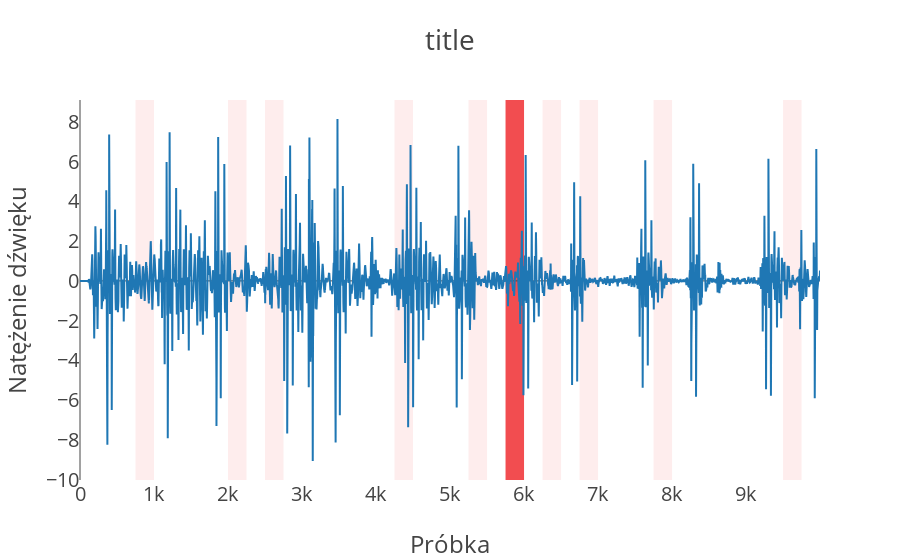

The cell this chart's notebook holds for it:
### Code cell
error_idx = 2318
label = test_labels[error_idx]
print("label was: {}".format(label))
explainer = LimeTimeSeriesExplanation(feature_selection='auto', verbose=False)
explanations = explainer.explain_instance(timeseries=test_set[error_idx], num_features=10, training_set=TRAINING_SET[:100],
                                          num_samples=250, num_slices=40,
                                          classifier_fn=lime_lr_predict)

plot_lime_explanation(explanations=explanations, instance=test_set[error_idx])

### Figure 1 — Plotly figure (JSON) as saved in the notebook; plotly's stock layout.template omitted (floating-point values rounded to 4 significant figures; data arrays with more than 128 entries replaced by an {"elided": "..."} marker saying what was removed)
{"data": [{"mode": "lines", "type": "scatter", "uid": "b767e68a-ecca-11e8-93df-2816ade465e7", "x": {"elided": "10000 int values"}, "y": {"elided": "10000 float values"}}], "layout": {"font": {"size": 20}, "shapes": [{"fillcolor": "#f24d50", "layer": "below", "line": {"width": 0}, "opacity": 1, "type": "rect", "x0": 5750, "x1": 6000, "xref": "x", "y0": 0, "y1": 1, "yref": "paper"}, {"fillcolor": "#f24d50", "layer": "below", "line": {"width": 0}, "opacity": 0.1, "type": "rect", "x0": 7750, "x1": 8000, "xref": "x", "y0": 0, "y1": 1, "yref": "paper"}, {"fillcolor": "#f24d50", "layer": "below", "line": {"width": 0}, "opacity": 0.1, "type": "rect", "x0": 750, "x1": 1000, "xref": "x", "y0": 0, "y1": 1, "yref": "paper"}, {"fillcolor": "#f24d50", "layer": "below", "line": {"width": 0}, "opacity": 0.1, "type": "rect", "x0": 9500, "x1": 9750, "xref": "x", "y0": 0, "y1": 1, "yref": "paper"}, {"fillcolor": "#f24d50", "layer": "below", "line": {"width": 0}, "opacity": 0.1, "type": "rect", "x0": 5250, "x1": 5500, "xref": "x", "y0": 0, "y1": 1, "yref": "paper"}, {"fillcolor": "#f24d50", "layer": "below", "line": {"width": 0}, "opacity": 0.1, "type": "rect", "x0": 6250, "x1": 6500, "xref": "x", "y0": 0, "y1": 1, "yref": "paper"}, {"fillcolor": "#f24d50", "layer": "below", "line": {"width": 0}, "opacity": 0.1, "type": "rect", "x0": 4250, "x1": 4500, "xref": "x", "y0": 0, "y1": 1, "yref": "paper"}, {"fillcolor": "#f24d50", "layer": "below", "line": {"width": 0}, "opacity": 0.1, "type": "rect", "x0": 6750, "x1": 7000, "xref": "x", "y0": 0, "y1": 1, "yref": "paper"}, {"fillcolor": "#f24d50", "layer": "below", "line": {"width": 0}, "opacity": 0.1, "type": "rect", "x0": 2000, "x1": 2250, "xref": "x", "y0": 0, "y1": 1, "yref": "paper"}, {"fillcolor": "#f24d50", "layer": "below", "line": {"width": 0}, "opacity": 0.1, "type": "rect", "x0": 2500, "x1": 2750, "xref": "x", "y0": 0, "y1": 1, "yref": "paper"}], "title": "title", "xaxis": {"showgrid": false, "title": "Próbka"}, "yaxis": {"showgrid": false, "title": "Natężenie dźwięku"}}}
